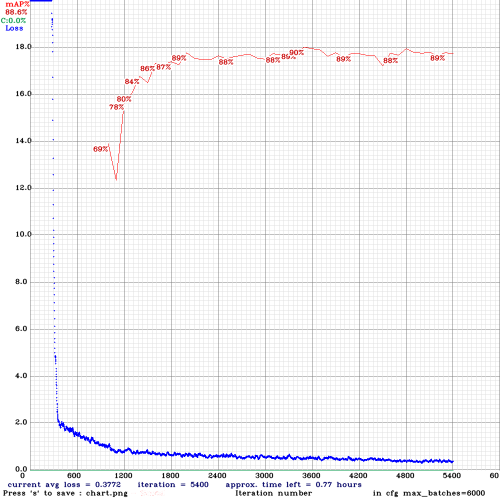
#> input picture yolov4/chart.png, 1000 x 1000 px, found by its file name (shown at 1/2 size)
$ jupyter execute --allow-errors YOLOv4_Training_Tutorial.ipynb   (shell and % lines are left out)
#> lines starting #> are read from the running program, lines starting #| are printed output that depends on the picture
# Running a YOLOv4 Object Detector with Darknet in the Cloud! (GPU ENABLED)
This tutorial will help you build YOLOv4 easily in the cloud with GPU enabled so that you can run object detections in milliseconds!

# 轉TFlite https://github.com/hunglc007/tensorflow-yolov4-tflite

# https://blog.roboflow.com/how-to-train-a-custom-mobile-object-detection-model/

# Step 1: Enabling GPU within your notebook
You will want to enable GPU acceleration within your Colab notebook so that your YOLOv4 system will be able to process detections over 100 times faster than CPU.

### Steps:

### i) Click **Edit** at top left of your notebook

### ii) Click **Notebook Settings** within dropdown

### iii) Under 'Hardware Accelerator' select **GPU** and then hit **Save**

Your notebook should now have GPU enabled!

# 新增區段

# Step 2: Cloning and Building Darknet
The following cells will clone darknet from AlexeyAB's famous repository, adjust the Makefile to enable OPENCV and GPU for darknet and then build darknet.

Do not worry about any warnings when you run the '!make' cell!

[cell 1]
# clone darknet repo

[cell 2]
# change makefile to have GPU and OPENCV enabled
%cd darknet

[cell 3]
# verify CUDA

[cell 4]
# make darknet (builds darknet so that you can then use the darknet executable file to run or train object detectors)

# Step 4: Define Helper Functions

These three functions are helper functions that will allow you to show the image in your Colab Notebook after running your detections, as well as upload and download images to and from your Cloud VM.

[cell 5]
# define helper functions
def imShow(path):
#> called with path = 'chart.png'
  import cv2
  import matplotlib.pyplot as plt
  %matplotlib inline

  image = cv2.imread(path)
#> image is the input picture: shape (1000, 1000, 3); mean B, G, R 245.3, 243.9, 244.4
  height, width = image.shape[:2]
#> height = 1000; width = 1000
  resized_image = cv2.resize(image,(3*width, 3*height), interpolation = cv2.INTER_CUBIC)
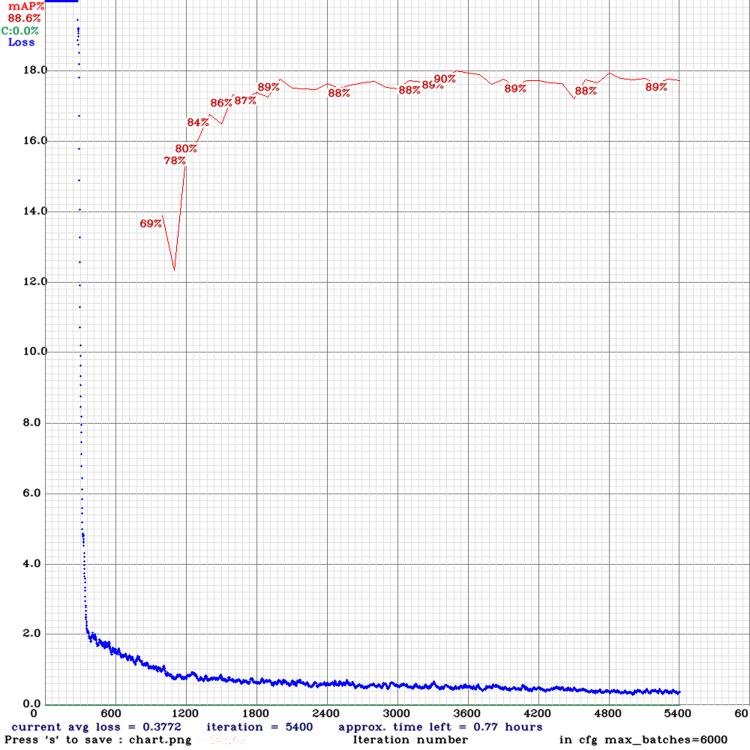
#> resized_image: shape (3000, 3000, 3) (shown at 1/4 size); mean B, G, R 244.6, 243.2, 243.7

  fig = plt.gcf()
  fig.set_size_inches(18, 10)
  plt.axis("off")
  plt.imshow(cv2.cvtColor(resized_image, cv2.COLOR_BGR2RGB))
  plt.show()

[cell 6]
%cd ..
from google.colab import drive
#> (the rest of this cell did not finish here and is left out)

[cell 7]
# this creates a symbolic link so that now the path /content/gdrive/My\ Drive/ is equal to /mydrive

[cell 8]
# cd back into the darknet folder to run detections
%cd darknet

# How to Train Your Own YOLOv4 Custom Object Detector!
Now comes the time to create your own custom YOLOv4 object detector to recognize any classes/objects you want!

This requires a couple tricks and tips so make sure to follow along closely with the rest of the tutorial.

In order to create a custom YOLOv4 detector we will need the following:

*   Labeled Custom Dataset
*   Custom .cfg file
*   obj.data and obj.names files
*   train.txt file (test.txt is optional here as well)

# Step 1: Gathering and Labeling a Custom Dataset
In order to create a custom object detector you need a good dataset of images and labels so that the detector can be efficiently trained to detect objects.

This can be done in two ways. through  or through using Google images or creating your own dataset and using an annotation tool to manually draw labels. **(I recommend the first way!)**

# Method 1: Using Google's Open Images Dataset**

#(RECOMMENDED!!! 請執行yolo/data/目錄下的datadownloadv4.ipynb然後跳步驟Step 2)

This method is the method I recommend as you can gather thousands of images and auto-generate their labels within minutes! Gathering a dataset from Google's Open Images Dataset and using OIDv4 toolkit to generate labels is easy and time efficient. The dataset contains labeled images for over 600 classes! [Explore the Dataset Here!](https://storage.googleapis.com/openimages/web/index.html)

Watch one of my previous youtube videos on how to do use this approach to create your own custom dataset!

[Creating a Custom YOLOv3 Dataset (Video)](https://www.youtube.com/watch?v=_4A9inxGqRM) **(images and labels are same format for YOLOv4 so video still works)**

Here is a link to my github repository for the OIDv4 toolkit! [Github Repo](https://github.com/theAIGuysCode/OIDv4_ToolKit)

For this tutorial I will be creating a license plate object detector using data from Google's Open Images Dataset.

#### Training Dataset
I ran the following commands within the toolkit to create my custom training dataset. I chose to use 1500 images within my dataset but the general rule is the more images the better for higher accuracy of your model.
```
python main.py downloader --classes 'Vehicle registration plate' --type_csv train --limit 1500
```
**Note: If you are training a detector for multiple classes add '--multiclasses 1' to the command above to have all your training images saved together in one folder.**

This creates a folder with 1500 images of 'Vehicle registration plates' (license plates) for us to train our custom object detector with.

#### Validation Dataset
**Note:** Having a validation dataset is optional but highly recommended.

We want to have a validation dataset in order to properly test our custom object detector after it is trained. We can take advantage of the OIDv4_Toolkit as it has seperate images for validation to make sure we have different images and not ones that are in our training dataset.

We can run the same commands above but for validation. I recommend having a validation dataset size that is roughly 20-30% of your training dataset size.
Since I chose 1500 images for my training data this means I will have a validation size of 300 images. (20% of 1500 = 300)

```
python main.py downloader --classes 'Vehicle registration plate' --type_csv validation --limit 300
```
#### Now you have a proper validation dataset to test your custom object detector after training!

#### Converting Labels to YOLOv4 Format
The labels that we get from the toolkit are not in the proper YOLOv4 format. Luckily, with a few simple commands we can convert them to the proper format.

Within the root OIDv4_ToolKit folder open the file classes.txt and edit it to have the classes you just downloaded, one per line.

Example of classes.txt for multiclass object detector:

Now run this command to convert the labels generated by OIDv4_Toolkit into YOLOv4 labels (this should convert both train and validation dataset labels):
```
python convert_annotations.py
```

This converts all labels to YOLOv4 format which can now be used by darknet to properly train our custom object detector.

Remove the old 'Label' folder in the train and validation folders which contains the non YOLOv4 formatted labels by running the following: (your file path will have a different name for 'Vehicle registration plate'... depending on which classes you downloaded.
```
rm -r OID/Dataset/train/'Vehicle registration plate'/Label/
```
And finally delete the old labels for validation as well.
```
rm -r OID/Dataset/validation/'Vehicle registration plate'/Label/
```
If this command doesn't work on your machine then just go to the folder with 'Label' and right click and hit Delete to manually delete it.

The folders with all your images and annotations should now look like this. Each image should have a text file with the same name beside (or below) it.

## You now have your Custom YOLOv4 Training and Validation Datasets with proper labels!

### Method 2: Manually Labeling Images with Annotation Tool

https://medium.com/@sanghuynh_73086/how-to-install-labelimg-in-windows-with-anaconda-c659b27f0f

https://medium.com/@chingi071/%E5%A6%82%E4%BD%95%E8%BD%89%E6%8F%9B%E7%82%BAyolo-txt%E6%A0%BC%E5%BC%8F-f1d193736e5c

If you can't find the proper images or classes within Google's Open Images Dataset then you will have to use an annotation tool to manually draw your labels which can be a tiresome process.

I have created a previous video where I walk through how to mass download images from Google Images along with how to use LabelImg, an annotation tool, in order to create a custom dataset for YOLOv4. Hit link below to learn how.

[Create Labels and Annotations for Custom YOLOv3 Dataset (Video)](https://www.youtube.com/watch?v=EGQyDla8JNU) **(same format for YOLOv4)**

After following the tutorial video you should be able to have a folder with images and text files as your training dataset as well as one for your validation dataset like the one above.

## You now have your Custom YOLOv4 Datasets!

# Step 2: Moving Your Custom Datasets Into Your Cloud VM
So now that you have your datasets properly formatted to be used for training and validation, we need to move them into this cloud VM so that when it comes the time we can actually train and validate our model.

I recommend renaming the trainin dataset folder with your images and text files on your local machine to be called '**obj**' and then creating a .zip folder of the 'obj' folder. Then I recommend uploading the zip to your Google Drive. So you should now have obj.zip someplace in your Google drive.

Do the same with your validation dataset but name it '**test**'. So you should now have **test.zip** also uploaded to your Google Drive.

This will **greatly reduce** the time it takes to transfer our dataset into our cloud VM.

Now we can copy in the zips and unzip them in your cloud VM.

[cell 9]
# this is where my datasets are stored within my Google Drive (I created a yolov4 folder to store all important files for custom training)

[cell 10]
# copy over both datasets into the root directory of the Colab VM (comment out test.zip if you are not using a validation dataset)

[cell 11]
# unzip the datasets and their contents so that they are now in /content/darknet/data/ folder

# Step 3: Configuring Files for Training
This step involves properly configuring your custom .cfg, obj.data, obj.names, train.txt and test.txt files.

It is important to configure all these files with extreme caution as typos or small errors can cause major problems with your custom training.

## i) Cfg File
Copy over the yolov4.cfg to your Google Drive by running the cell below. This will allow us to edit it in a text editor.

[cell 12]
# download cfg to google drive and change its name

Now you need to edit the .cfg to fit your needs based on your object detector. Open it up in a code or text editor to do so.

If you downloaded cfg to google drive you can use the built in  **Text Editor** by going to your google drive and double clicking on yolov4-obj.cfg and then clicking on the **Open with** drop down and selectin **Text Editor**.

**(Image from previous tutorial so don't mind different file name)**

I recommend having **batch = 64** and **subdivisions = 16** for ultimate results. If you run into any issues then up subdivisions to 32.

Make the rest of the changes to the cfg based on how many classes you are training your detector on.

**Note:**
I set my **max_batches = 6000**, **steps = 4800, 5400**, I changed the **classes = 1** in the three YOLO layers and **filters = 18** in the three convolutional layers before the YOLO layers.

How to Configure Your Variables:

width = 416

height = 416
**(these can be any multiple of 32, 416 is standard, you can sometimes improve results by making value larger like 608 but will slow down training)**

max_batches = (# of classes) * 2000
**(but no less than 6000 so if you are training for 1, 2, or 3 classes it will be 6000, however detector for 5 classes would have max_batches=10000)**

steps = (80% of max_batches), (90% of max_batches)
**(so if your max_batches = 10000, then steps = 8000, 9000)**

filters = (# of classes + 5) * 3
**(so if you are training for one class then your filters = 18, but if you are training for 4 classes then your filters = 27)**

**Optional:** If you run into memory issues or find the training taking a super long time. In each of the three yolo layers in the cfg, change one line from random = 1 to **random = 0** to speed up training but slightly reduce accuracy of model. Will also help save memory if you run into any memory issues.

[cell 13]
# upload the custom .cfg back to cloud VM from Google Drive

## ii) obj.names and obj.data
Create a new file within a code or text editor called **obj.names** where you will have one class name per line in the same order as your classes.txt from the dataset generation step.

**NOTE:** You do not want to have spaces in your class name. For this reason I changed "Vehicle Registration Plate" to **license_plate**.

Example for multiclass obj.names file:

You will also create a **obj.data** file and fill it in like this (change your number of classes accordingly, as well as your backup location)

This backup path is where we will save the weights to of our model throughout training. Create a backup folder in your google drive and put its correct path in this file.

[cell 14]
# upload the obj.names and obj.data files to cloud VM from Google Drive

## iii) Generating train.txt and test.txt
The last configuration files needed before we can begin to train our custom detector are the train.txt and test.txt files which hold the relative paths to all our training images and valdidation images.

Luckily I have created scripts that eaily generate these two files withe proper paths to all images.

The scripts can be accessed from the [Github Repo](https://github.com/theAIGuysCode/YOLOv4-Cloud-Tutorial)

Just download the two files to your local machine and upload them to your Google Drive so we can use them in the Colab Notebook.

[cell 15]
# upload the generate_train.py and generate_test.py script to cloud VM from Google Drive

Now simply run both scripts to do the work for you of generating the two txt files.

[cell 16]
# verify that the newly generated train.txt and test.txt can be seen in our darknet/data folder

If you are uncertain whether generating the files worked and want to double check that everything went as planned, double click on **train.txt** on the left side File Explorer and it should look like this.

It will contain one line for each training image path.

# Step 4: Download pre-trained weights for the convolutional layers.
This step downloads the weights for the convolutional layers of the YOLOv4 network. By using these weights it helps your custom object detector to be way more accurate and not have to train as long. You don't have to use these weights but trust me it will help your modle converge and be accurate way faster. USE IT!

# Step 5: Train Your Custom Object Detector!
The time has finally come! You have made it to the moment of truth! You are now ready to train your custom YOLOv4 object detector on whatever crazy classes you have decided on. So run the following command. (-dont_show flag stops chart from popping up since Colab Notebook can't open images on the spot, -map flag overlays mean average precision on chart to see how accuracy of your model is, only add map flag if you have a validation dataset)
```
!./darknet detector train <path to obj.data> <path to custom config> yolov4.conv.137 -dont_show -map
```

[cell 17]
# train your custom detector! (uncomment %%capture below if you run into memory issues or your Colab is crashing)

After training, you can observe a chart of how your model did throughout the training process by running the below command. It shows a chart of your average loss vs. iterations. For your model to be 'accurate' you should aim for a loss under 2.

[cell 18]
# show chart.png of how custom object detector did with training
imShow('chart.png')

Here is what the chart.png should look like after an uninterrupted training! If you stop training or it crashes during training your chart will look like the above one but don't worry you can still check accuracy of your model in the next steps.

**TRICK**: If for some reason you get an error or your Colab goes idle during training, you have not lost your partially trained model and weights! Every 100 iterations a weights file called **yolov4-obj_last.weights** is saved to **mydrive/yolo/yolov4/backup/** folder (wherever your backup folder is). This is why we created this folder in our Google drive and not on the cloud VM. If your runtime crashes and your backup folder was in your cloud VM you would lose your weights and your training progress.

We can kick off training from our last saved weights file so that we don't have to restart! WOOHOO! Just run the following command but with your backup location.
```
!./darknet detector train data/obj.data cfg/yolov4-obj.cfg /mydrive/yolo/yolov4/backup/yolov4-obj_last.weights -dont_show
```

[cell 19]
# kick off training from where it last saved
#%%capture

# Step 6: Checking the Mean Average Precision (mAP) of Your Model
If you didn't run the training with the '-map- flag added then you can still find out the mAP of your model after training. Run the following command on any of the saved weights from the training to see the mAP value for that specific weight's file. I would suggest to run it on multiple of the saved weights to compare and find the weights with the highest mAP as that is the most accurate one!

**NOTE:** If you think your final weights file has overfitted then it is important to run these mAP commands to see if one of the previously saved weights is a more accurate model for your classes.

# Step 7: Run Your Custom Object Detector!!!
You have done it! You now have a custom object detector to make your very own detections. Time to test it out and have some fun!

[cell 20]
# need to set our custom cfg to test mode
%cd cfg
%cd ..

#> (a cell that did not finish here is left out)


$ run again, with yolov4/detection1.jpg saved as yolov4/chart.png
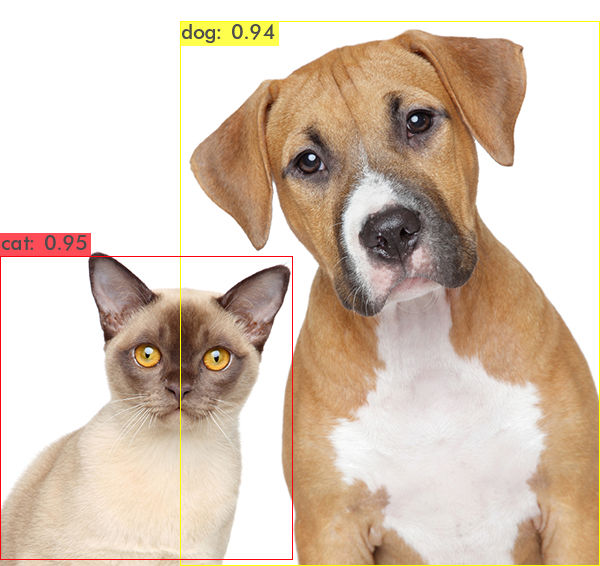
#> input picture yolov4/detection1.jpg, 600 x 566 px, found by its file name
#> in imShow, image is the input picture: shape (566, 600, 3); mean B, G, R 182.6, 198.6, 216.3
#> in imShow, `plt.show()`:
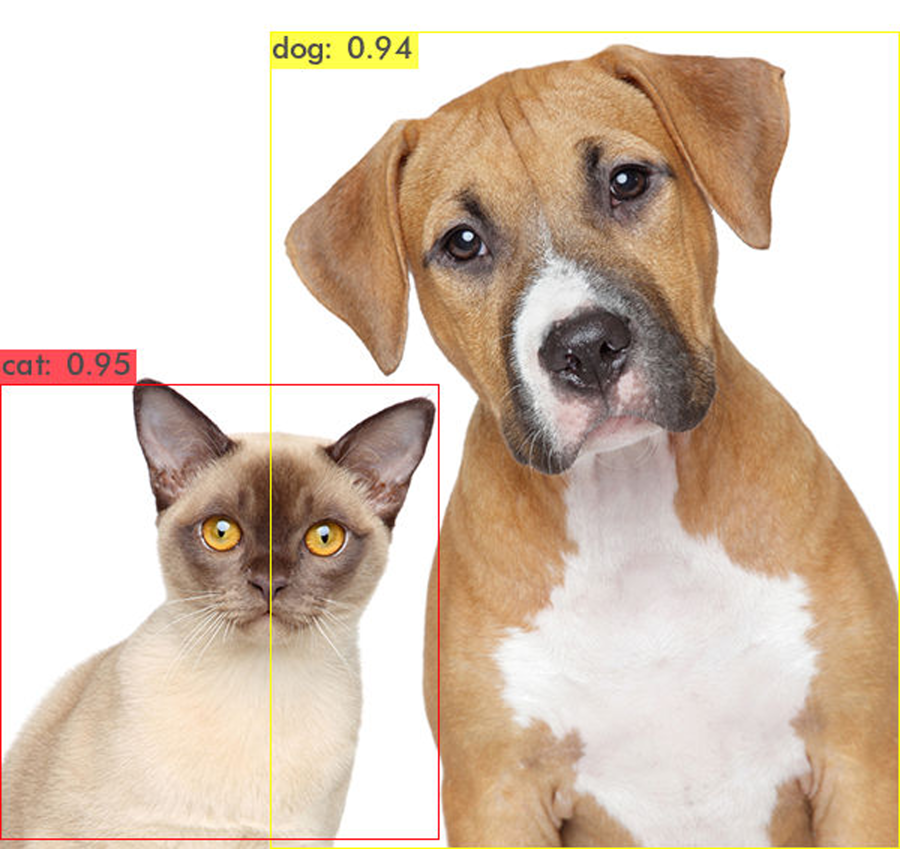
#> shown: shape (1698, 1800, 3) (shown at 1/2 size); mean R, G, B 216.3, 198.5, 182.5
